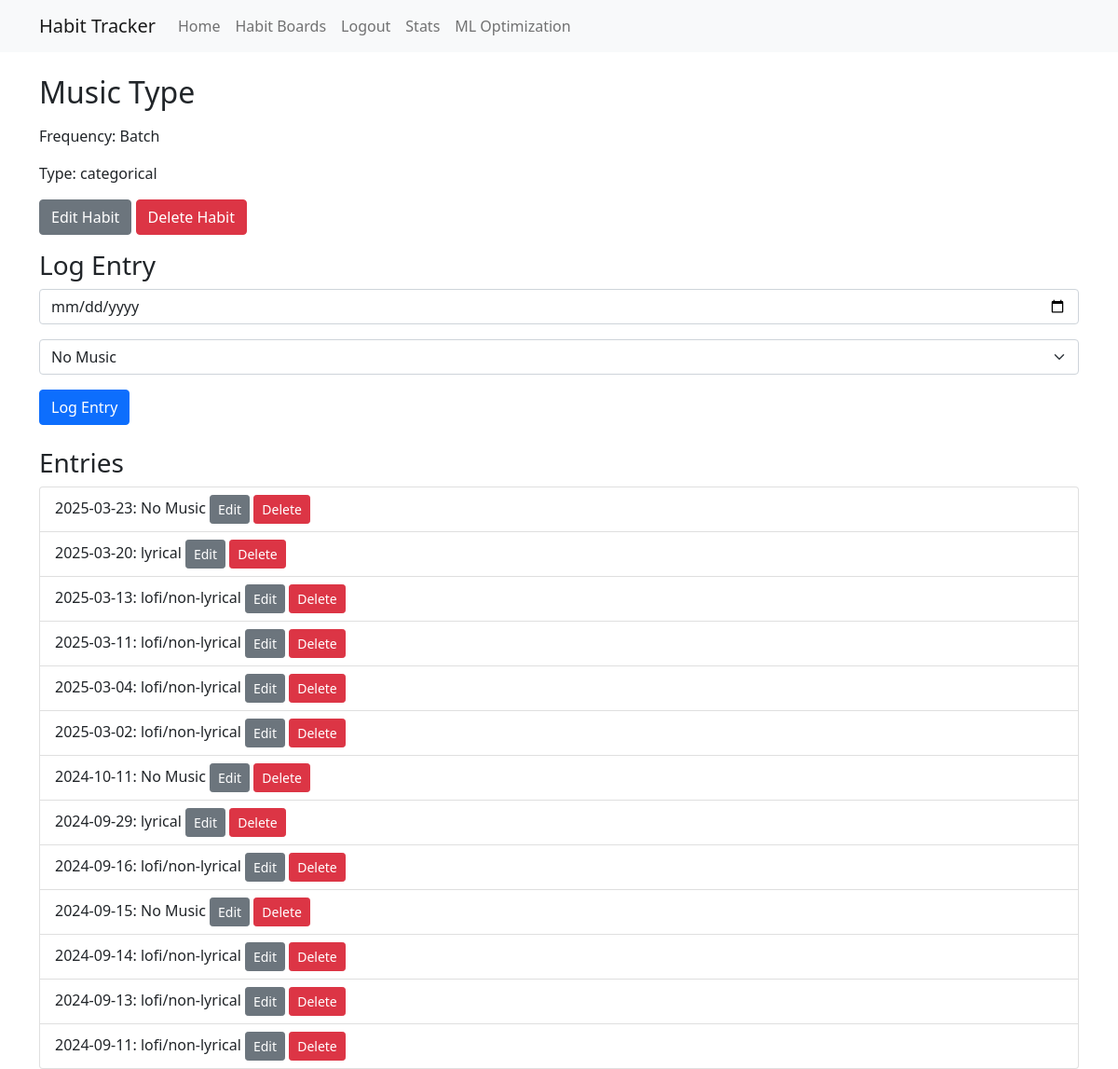
The app's page /habit/2 (signed in) with its own data.
### tables this page shows
CREATE TABLE habits (
    id INTEGER PRIMARY KEY AUTOINCREMENT,
    user_id INTEGER NOT NULL,
    board_id INTEGER NOT NULL,
    name TEXT NOT NULL,
    description TEXT,
    frequency TEXT, -- can be NULL for batch habits
    variable_type TEXT NOT NULL CHECK(variable_type IN ('boolean', 'numeric', 'categorical')),
    created TIMESTAMP NOT NULL DEFAULT CURRENT_TIMESTAMP,
    FOREIGN KEY (user_id) REFERENCES users (id),
    FOREIGN KEY (board_id) REFERENCES habit_boards (id)
);

CREATE TABLE entries (
    id INTEGER PRIMARY KEY AUTOINCREMENT,
    habit_id INTEGER NOT NULL,
    date DATE NOT NULL,
    value TEXT NOT NULL,
    FOREIGN KEY (habit_id) REFERENCES habits (id)
);

### app.py (the view)
@app.route('/habit/<int:habit_id>')
@login_required
def view_habit(habit_id):
    conn = get_db_connection()
    habit = conn.execute('SELECT * FROM habits WHERE id = ? AND user_id = ?',
                         (habit_id, session['user_id'])).fetchone()
    entries = conn.execute('SELECT * FROM entries WHERE habit_id = ? ORDER BY date DESC', (habit_id,)).fetchall()
    habit_options = []
    if habit['variable_type'] == 'categorical':
        options = conn.execute('SELECT option_value FROM habit_options WHERE habit_id = ?', (habit_id,)).fetchall()
        habit_options = [option['option_value'] for option in options]
    conn.close()
    return render_template('view_habit.html', habit=habit, entries=entries, habit_options=habit_options)

### app.py (called while the page is built)
def get_db_connection():
    conn = sqlite3.connect('habits.db')
    conn.row_factory = sqlite3.Row
    return conn

def login_required(f):
    @wraps(f)
    def decorated_function(*args, **kwargs):
        if 'user_id' not in session:
            return redirect(url_for('login'))
        return f(*args, **kwargs)
    return decorated_function

### templates/view_habit.html (shortened to what this page needs)
{% extends "base.html" %}
{% block content %}
<h2>{{ habit['name'] }}</h2>
<p>Frequency: {{ habit['frequency'] if habit['frequency'] else 'Batch' }}</p>
<p>Type: {{ habit['variable_type'] }}</p>
<div class="mb-3">
    <a href="{{ url_for('edit_habit', habit_id=habit['id']) }}" class="btn btn-secondary">Edit Habit</a>
    <form method="post" action="{{ url_for('delete_habit', habit_id=habit['id']) }}" style="display: inline;">
        <button type="submit" class="btn btn-danger" onclick="return confirm('Are you sure you want to delete this habit? This action cannot be undone.');">Delete Habit</button>
    </form>
</div>
<h3>Log Entry</h3>
<form method="post" action="{{ url_for('log_habit', habit_id=habit['id']) }}">
    <div class="mb-3">
        <input type="date" class="form-control" name="date" required>
    </div>
    <div class="mb-3">
        {% if habit['variable_type'] == 'boolean' %}
        <select class="form-select" name="value">
            <option value="1">Yes</option>
            <option value="0">No</option>
        </select>
        {% elif habit['variable_type'] == 'numeric' %}
        <input type="number" class="form-control" name="value" required>
        {% elif habit['variable_type'] == 'categorical' %}
        <select class="form-select" name="value">
            {% for option in habit_options %}
                <option value="{{ option }}">{{ option }}</option>
            {% endfor %}
        </select>
        {% endif %}
    </div>
    <button type="submit" class="btn btn-primary">Log Entry</button>
</form>
<h3 class="mt-4">Entries</h3>
<ul class="list-group">
{% for entry in entries %}
    <li class="list-group-item">
        {{ entry['date'] }}: {{ entry['value'] }}
        <a href="{{ url_for('edit_entry', entry_id=entry['id']) }}" class="btn btn-sm btn-secondary">Edit</a>
        <form method="post" action="{{ url_for('delete_entry', entry_id=entry['id']) }}" style="display: inline;">
            <button type="submit" class="btn btn-sm btn-danger" onclick="return confirm('Are you sure you want to delete this entry?');">Delete</button>
        </form>
    </li>
{% endfor %}
</ul>
{% endblock %}

### records on screen
habits: name "Music Type", variable_type "categorical"
entries: date "2025-03-23", value "No Music"
entries: date "2025-03-20", value "lyrical"
entries: date "2025-03-13", value "lofi/non-lyrical"
entries: date "2025-03-11", value "lofi/non-lyrical"
entries: date "2025-03-04", value "lofi/non-lyrical"
entries: date "2025-03-02", value "lofi/non-lyrical"
entries: date "2024-10-11", value "No Music"
entries: date "2024-09-29", value "lyrical"
entries: date "2024-09-16", value "lofi/non-lyrical"
entries: date "2024-09-15", value "No Music"
entries: date "2024-09-14", value "lofi/non-lyrical"
entries: date "2024-09-13", value "lofi/non-lyrical"
entries: date "2024-09-11", value "lofi/non-lyrical"

### other values on screen
{{ habit['frequency'] if habit['frequency'] else 'Batch' }} "Batch"
form field value "No Music"
